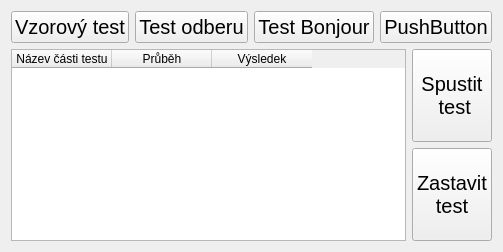
            <widget class="QWidget" name="page_prubehTestu">
             <layout class="QGridLayout" name="gridLayout_5">
              <item row="0" column="0">
               <layout class="QHBoxLayout" name="horizontalLayout_13">
                <item>
                 <widget class="QPushButton" name="pushButton_test1">
                  <property name="sizePolicy">
                   <sizepolicy hsizetype="Expanding" vsizetype="Minimum">
                    <horstretch>0</horstretch>
                    <verstretch>0</verstretch>
                   </sizepolicy>
                  </property>
                  <property name="minimumSize">
                   <size>
                    <width>0</width>
                    <height>0</height>
                   </size>
                  </property>
                  <property name="maximumSize">
                   <size>
                    <width>16777215</width>
                    <height>50</height>
                   </size>
                  </property>
                  <property name="font">
                   <font>
                    <pointsize>15</pointsize>
                   </font>
                  </property>
                  <property name="text">
                   <string>Vzorový test</string>
                  </property>
                 </widget>
                </item>
                <item>
                 <widget class="QPushButton" name="pushButton_test2">
                  <property name="sizePolicy">
                   <sizepolicy hsizetype="Expanding" vsizetype="Minimum">
                    <horstretch>0</horstretch>
                    <verstretch>0</verstretch>
                   </sizepolicy>
                  </property>
                  <property name="maximumSize">
                   <size>
                    <width>16777215</width>
                    <height>50</height>
                   </size>
                  </property>
                  <property name="font">
                   <font>
                    <pointsize>15</pointsize>
                   </font>
                  </property>
                  <property name="text">
                   <string>Test odberu</string>
                  </property>
                 </widget>
                </item>
                <item>
                 <widget class="QPushButton" name="pushButton_test3">
                  <property name="sizePolicy">
                   <sizepolicy hsizetype="Expanding" vsizetype="Minimum">
                    <horstretch>0</horstretch>
                    <verstretch>0</verstretch>
                   </sizepolicy>
                  </property>
                  <property name="maximumSize">
                   <size>
                    <width>16777215</width>
                    <height>50</height>
                   </size>
                  </property>
                  <property name="font">
                   <font>
                    <pointsize>15</pointsize>
                   </font>
                  </property>
                  <property name="text">
                   <string>Test Bonjour</string>
                  </property>
                 </widget>
                </item>
                <item>
                 <widget class="QPushButton" name="pushButton_test4">
                  <property name="sizePolicy">
                   <sizepolicy hsizetype="Expanding" vsizetype="Minimum">
                    <horstretch>0</horstretch>
                    <verstretch>0</verstretch>
                   </sizepolicy>
                  </property>
                  <property name="maximumSize">
                   <size>
                    <width>16777215</width>
                    <height>50</height>
                   </size>
                  </property>
                  <property name="font">
                   <font>
                    <pointsize>15</pointsize>
                   </font>
                  </property>
                  <property name="text">
                   <string>PushButton</string>
                  </property>
                 </widget>
                </item>
               </layout>
              </item>
              <item row="1" column="0">
               <layout class="QHBoxLayout" name="horizontalLayout_15">
                <item>
                 <widget class="QTableWidget" name="tableWidgetCastiTestu">
                  <column>
                   <property name="text">
                    <string>Název části testu</string>
                   </property>
                  </column>
                  <column>
                   <property name="text">
                    <string>Průběh</string>
                   </property>
                  </column>
                  <column>
                   <property name="text">
                    <string>Výsledek</string>
                   </property>
                  </column>
                 </widget>
                </item>
                <item>
                 <layout class="QVBoxLayout" name="verticalLayout_22">
                  <item>
                   <widget class="QPushButton" name="pushButton_startTest">
                    <property name="sizePolicy">
                     <sizepolicy hsizetype="Minimum" vsizetype="Expanding">
                      <horstretch>0</horstretch>
                      <verstretch>0</verstretch>
                     </sizepolicy>
                    </property>
                    <property name="font">
                     <font>
                      <pointsize>15</pointsize>
                     </font>
                    </property>
                    <property name="text">
                     <string>Spustit
 test</string>
                    </property>
                   </widget>
                  </item>
                  <item>
                   <widget class="QPushButton" name="pushButton_stopTest">
                    <property name="sizePolicy">
                     <sizepolicy hsizetype="Minimum" vsizetype="Expanding">
                      <horstretch>0</horstretch>
                      <verstretch>0</verstretch>
                     </sizepolicy>
                    </property>
                    <property name="font">
                     <font>
                      <pointsize>15</pointsize>
                     </font>
                    </property>
                    <property name="text">
                     <string>Zastavit
test</string>
                    </property>
                   </widget>
                  </item>
                 </layout>
                </item>
               </layout>
              </item>
             </layout>
            </widget>
